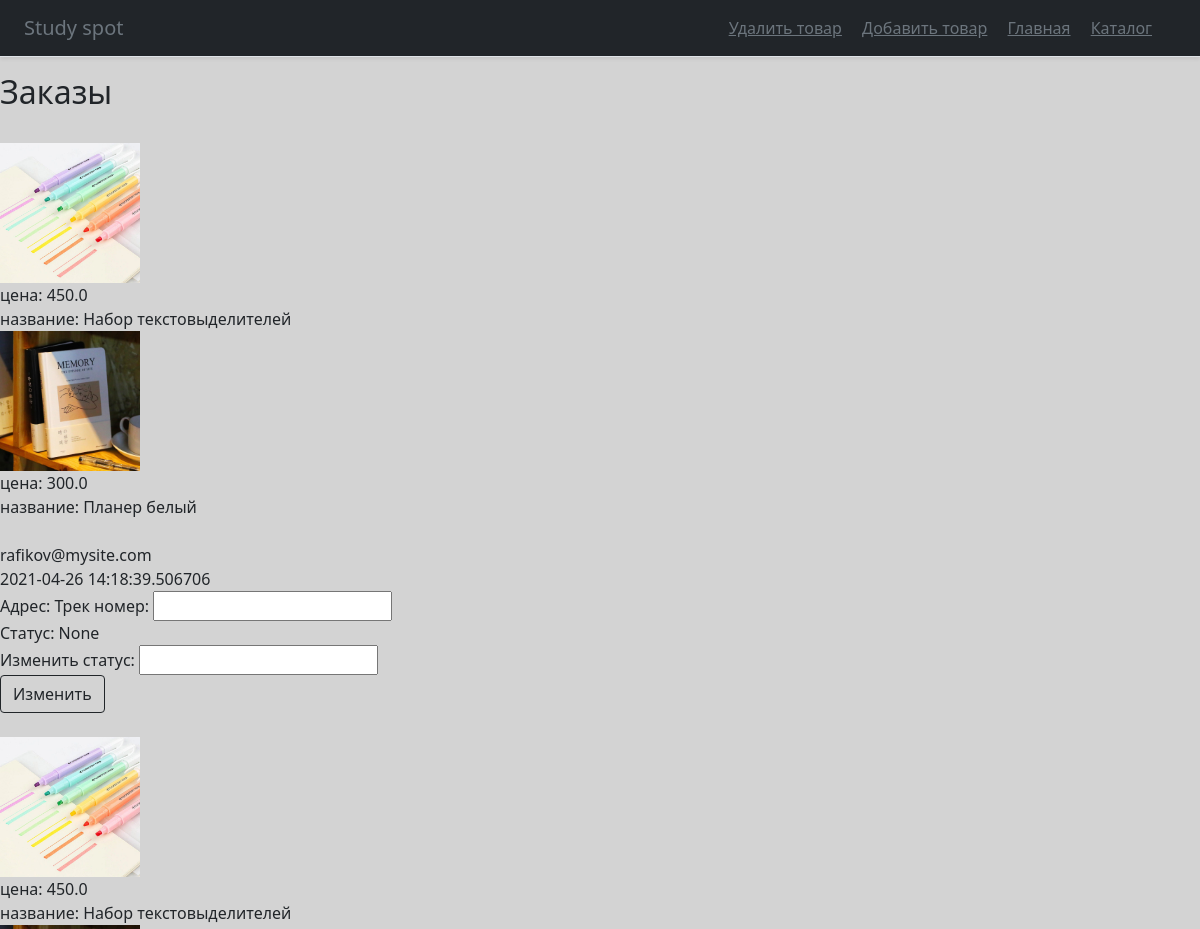
/admin85367/panel (signed in, upper part), run on an earlier commit of the app's database.
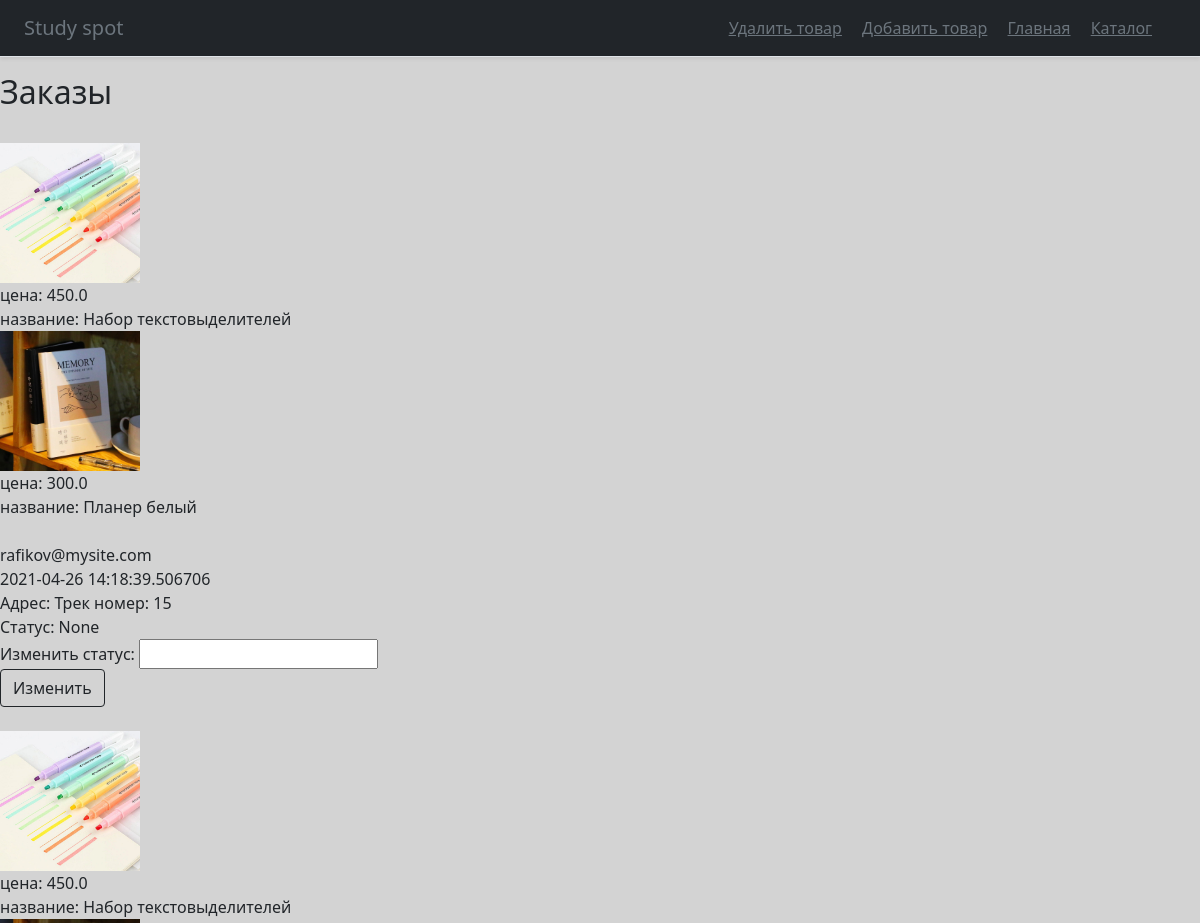
And on a later commit of the database.
### main.py (models this page shows)
class Orders(db.Model):  # таблица заказов
    id = db.Column(db.Integer, primary_key=True, autoincrement=True)  # номер заказа
    id_of_user = db.Column(db.Integer,  db.ForeignKey("users.id"))  # id заказчика из таблицы пользователей
    address = db.Column(db.String(200), nullable=True)  # адрес доставки
    email = db.Column(db.String(30), index=True, nullable=True)  # почта пользователя
    track_num = db.Column(db.String(30), nullable=True)  # трек номер
    comment_of_user = db.Column(db.String(200), nullable=True)  # комментарий заказчика
    comment_of_sender = db.Column(db.String(200), nullable=True)  # комментарий отправителя
    status = db.Column(db.String(30), nullable=True)  # статус заказа
    created_date = db.Column(db.DateTime,
                default=datetime.datetime.now)   # дата создания
    item = db.Column(db.String(300), index=True, nullable=True)   # товары

class Items(db.Model):  # таблица со всеми товарами
    id = db.Column(db.Integer, primary_key=True, autoincrement=True)
    name = db.Column(db.String(100), nullable=True)   # название товара
    description = db.Column(db.Text, nullable=True)  # описание
    photo_url = db.Column(db.Text, nullable=True)  # ссылка на фотографию
    count = db.Column(db.Integer, nullable=True)  # количество товара на складе
    price = db.Column(db.Float, nullable=True)   # стоимость 1 единицы товара

### main.py (the view)
    @app.route('/admin85367/panel', methods=['POST', 'GET'])  # админская панель - главная страница
    def panel():
        if request.method == 'GET':
            if 'admin' in session.keys() and session['admin'] == '4891nimda':  # проверка авторизации(на всякий)
                return render_template('panel.html', title='Панель',
                                        css_file='panel.css', orders=Orders.query.all(), Items=Items)
            else:
                return redirect('/admin85367')
        elif request.method == "POST":
            order = Orders.query.filter(Orders.id == request.form["id"]).first()
            order.track_num = request.form['track_num']
            db.session.commit()
            return redirect('/admin85367/panel')

### templates/panel.html (shortened to what this page needs)
{% extends "admin_base.html" %}
{% block content %}
<h2>Заказы</h2>
{% if orders %}
{% for order in orders %}
<div>
    <form method="post">
    {% for i in order.item.split(';') %}
        <br><img src="/{{ Items.query.filter(Items.id == i.split(',')[0]).all()[0].photo_url }}" width="140px" height="140px">
        <br>
        <a>цена: {{ Items.query.filter(Items.id == i.split(',')[0]).all()[0].price }}</a>
        <br>
        <a>название: {{ Items.query.filter(Items.id == i.split(',')[0]).all()[0].name }}</a>
    {% endfor %}
    <br><br>
    <a>{{ order.email }}</a><br>
    <a>{{ order.created_date }}</a><br>
    <a>Адрес: {{ order.address }}</a>
    {% if order.track_num %}
        <a>Трек номер: {{ order.track_num }}</a><br>
    {% else %}
        <a>Трек номер: <input name='track_num'></a><br>
    {% endif %}
    <a>Статус: {{ order.status }}</a><br>
    <a>Изменить статус: <input name='updatestatus'></a><br>
    <button class="w-10 btn btn-outline-dark" type="submit">Изменить</button>
    </form>
</div>
{% endfor %}
{% else %}
<h3>История заказов пуста</h3>
{% endif %}
{% endblock %}

### templates/admin_base.html (shortened to what this page needs)
<!doctype html>
<html lang="ru">
  <head>
      <link href="https://cdn.jsdelivr.net/npm/bootstrap@5.0.0-beta2/dist/css/bootstrap.min.css"
          rel="stylesheet"
>
        <link href="/static/css/{{ css_file }}" rel="stylesheet">
  </head>
  <body>
<header class="d-flex flex-column flex-md-row align-items-center p-3 px-md-4 mb-3 bg-dark border-bottom shadow-sm">
  <p class="h5 my-0 me-md-auto fw-normal text-muted">Study spot</p>
  <nav class="my-2 my-md-0 me-md-3">
    <a class="p-2 text-muted" href="/admin85367/panel/delete_item">Удалить товар</a>
    <a class="p-2 text-muted" href="/admin85367/panel/add_item">Добавить товар</a>
    <a class="p-2 text-muted" href="/main_page">Главная</a>
    <a class="p-2 text-muted" href="/catalog">Каталог</a>
  </nav>
</header>
<main role="main" class="{{ class_main }}">
    {% block content %}{% endblock %}
</main>
</body>
</html>

### static/css/panel.css (style rules this page uses)
body { background-color: lightgrey; }

What changed in the data, as far as the page shows it:
changed Orders "rafikov@mysite.com": track_num (not shown) → "15"
